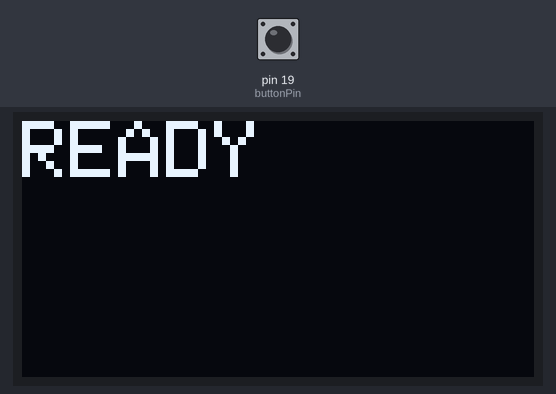
Recording of a sketch running on a simulated Arduino Uno, built with avr-gcc and run on an emulated ATmega328P. On the bench: 128×64 one-colour display. Inputs (shaded band) come from the test bench; at power-on: pin 19 (buttonPin) HIGH. What the sketch prints to the serial monitor is not drawn.

Above: at 1.2 s.
1.3 s: pin 19 (buttonPin) pulled LOW for 0.15 s
At 2.1 s:
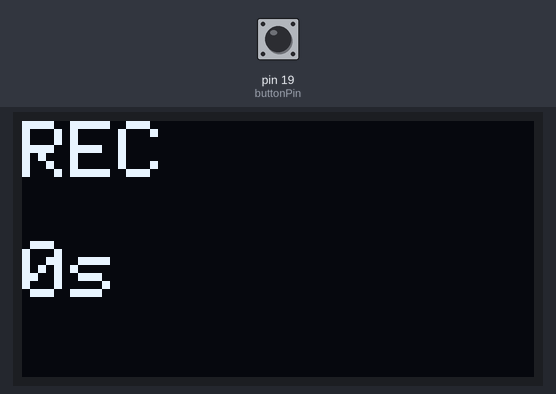
4.4 s: pin 19 (buttonPin) pulled LOW for 1 s
At 4.8 s:
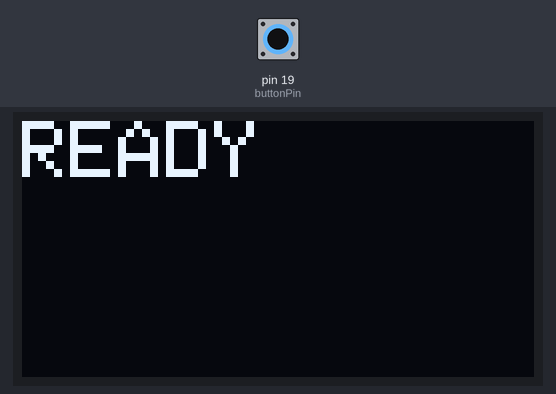
6.9 s: pin 19 (buttonPin) pulled LOW for 0.15 s
At 8.3 s:
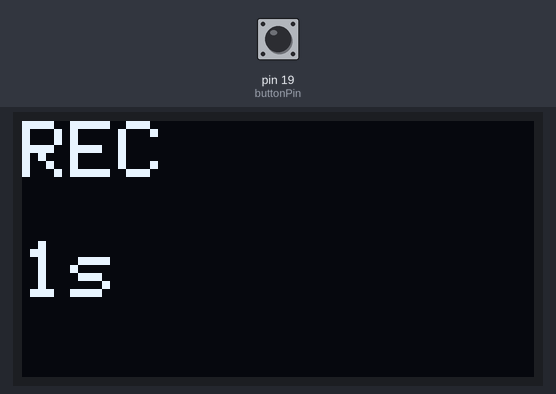
10.0 s: pin 19 (buttonPin) pulled LOW for 3.2 s
At 10.8 s:
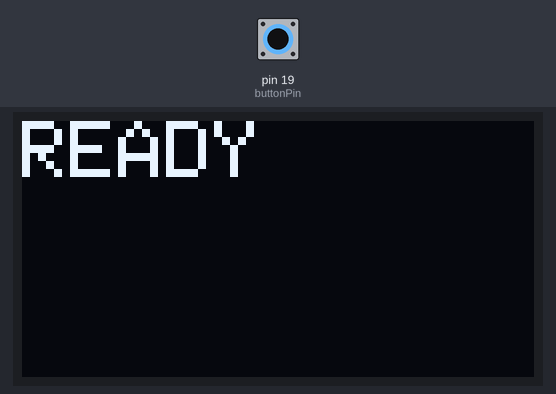
Timing chart, 0 to 13.0 s (numbered marks = the images above; inputs shaded):
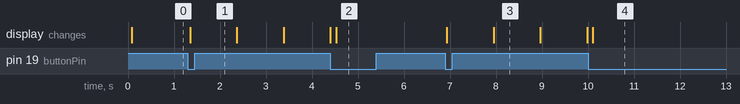

The sketch:

main.ino
```cpp
#include <Wire.h>
#include <Adafruit_GFX.h>
#include <Adafruit_SSD1306.h>

#define SCREEN_WIDTH 128
#define SCREEN_HEIGHT 64
#define OLED_RESET -1

Adafruit_SSD1306 display(SCREEN_WIDTH, SCREEN_HEIGHT, &Wire, OLED_RESET);

const int buttonPin = 19;

bool recording = false;
bool lastButtonState = HIGH;

unsigned long startTime = 0;

void setup() {
  pinMode(buttonPin, INPUT_PULLUP);

  Serial.begin(115200);

  if (!display.begin(SSD1306_SWITCHCAPVCC, 0x3C)) {
    Serial.println("OLED failed");
    while (true);
  }

  display.clearDisplay();
  display.setTextSize(2);
  display.setTextColor(SSD1306_WHITE);
  display.setCursor(0, 20);
  display.println("READY");
  display.display();
}

void loop() {
  bool buttonState = digitalRead(buttonPin);

  // Detect button press
  if (buttonState == LOW && lastButtonState == HIGH) {
    recording = !recording;

    if (recording) {
      startTime = millis();
      Serial.println("Recording Started");
    } else {
      Serial.println("Recording Stopped");
    }
  }

  lastButtonState = buttonState;

  // Update OLED
  display.clearDisplay();
  display.setTextSize(2);
  display.setCursor(0, 0);

  if (recording) {
    unsigned long elapsed = (millis() - startTime) / 1000;

    display.println("REC");
    display.setCursor(0, 30);
    display.print(elapsed);
    display.println("s");
  } else {
    display.println("READY");
  }

  display.display();
  delay(100);
}
```

Measured:
- after the input at 1.3 s, the display: changes after 0.05 s (image 1)
- after the input at 4.4 s, the display: changes after 0.13 s (image 2)
- after the input at 6.9 s, the display: first changes at once (image 3 shows a later state)
- after the input at 10.0 s, the display: changes after 0.11 s (image 4)
- what the display in image 3 shows lasts 1.1 s, from 7.9 s to 9.0 s
